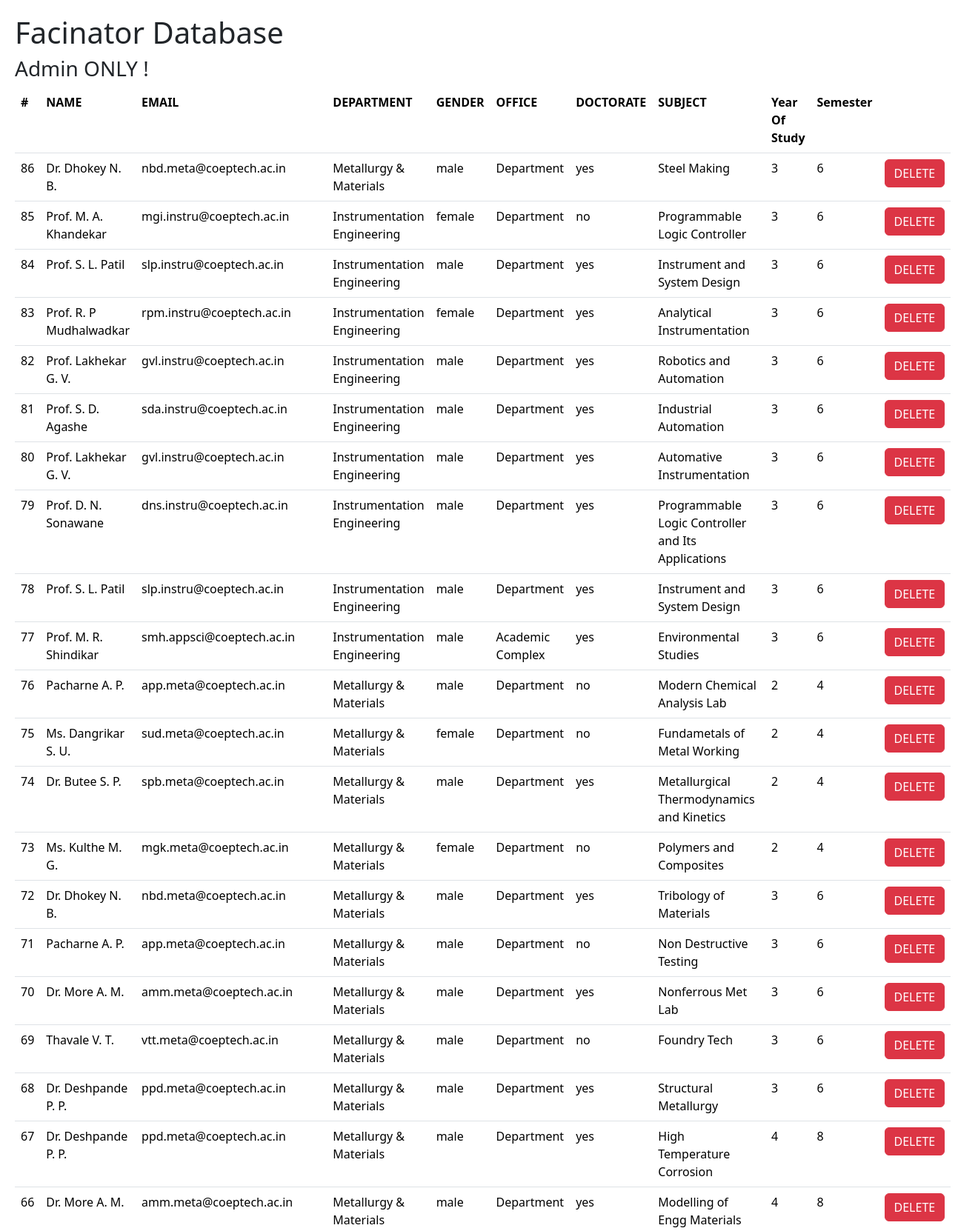
The page /admin (upper part) on the database its author committed.
### tables this page shows
CREATE TABLE admindb (
    id INTEGER PRIMARY KEY AUTOINCREMENT,
    faculty_name TEXT NOT NULL,
    faculty_email TEXT NOT NULL,
    department_name TEXT NOT NULL,
    department_id INTEGER,
    subject_id INTEGER,
    subject_name TEXT NOT NULL,
    year_of_study INTEGER NOT NULL,
    semester INTEGER NOT NULL,
    gender TEXT NOT NULL,
    doctorate TEXT NOT NULL,
    office TEXT NOT NULL
);

### app.py (the view)
@app.route("/admin")
def alldata():
    con = sqlite3.connect("facinator.db")
    cur = con.cursor()
    cur.execute("SELECT * FROM admindb")
    data = cur.fetchall();
    con.close()
    return render_template("alldata.html", data =  list(reversed(data)))

### templates/alldata.html (shortened to what this page needs)
<!DOCTYPE html>
<html lang="en">
<head>
    <link href="https://cdn.jsdelivr.net/npm/bootstrap@5.3.3/dist/css/bootstrap.min.css" rel="stylesheet">
</head>
<body>
    <h1>Facinator Database</h1>
    <h3>Admin ONLY !</h3>
    <table class="table">
        <th>#</th>
        <th>NAME</th>
        <th>EMAIL</th>
        <th>DEPARTMENT</th>
        <th>GENDER</th>
        <th>OFFICE</th>
        <th>DOCTORATE</th>
        <th>SUBJECT</th>
        <th>Year Of Study</th>
        <th>Semester</th>
        <th></th>
        {% for i in data %}
        <tr>
            <td>{{ i[0] }}</td>
            <td>{{ i[1] }}</td>
            <td>{{ i[2] }}</td>
            <td>{{ i[3] }}</td>
            <td>{{ i[9] }}</td>
            <td>{{ i[11] }}</td>
            <td>{{ i[10] }}</td>
            <td>{{ i[6] }}</td>
            <td>{{ i[7] }}</td>
            <td>{{ i[8] }}</td>
            <td><form action="{{ url_for('admin_delete') }}" method="post"><input type="text" value="{{ i[0] }}" hidden name="admin_delete"><input type="submit" class="btn btn-danger" value="DELETE"></form></td>
        </tr>
        {% endfor %}
    </table>
</body>
</html>

### templates/alldata.html (style rules this page uses)
body { padding: 20px; }

### rows shown on the page
admindb: id "86", faculty_name "Dr. Dhokey N. B.", faculty_email "nbd.meta@coeptech.ac.in", department_name "Metallurgy & Materials", gender "male", office "Department", doctorate "yes", subject_name "Steel Making", year_of_study "3", semester "6"
admindb: id "85", faculty_name "Prof. M. A. Khandekar", faculty_email "mgi.instru@coeptech.ac.in", department_name "Instrumentation Engineering", gender "female", office "Department", doctorate "no", subject_name "Programmable Logic Controller", year_of_study "3", semester "6"
admindb: id "84", faculty_name "Prof. S. L. Patil", faculty_email "slp.instru@coeptech.ac.in", department_name "Instrumentation Engineering", gender "male", office "Department", doctorate "yes", subject_name "Instrument and System Design", year_of_study "3", semester "6"
admindb: id "83", faculty_name "Prof. R. P Mudhalwadkar", faculty_email "rpm.instru@coeptech.ac.in", department_name "Instrumentation Engineering", gender "female", office "Department", doctorate "yes", subject_name "Analytical Instrumentation", year_of_study "3", semester "6"
admindb: id "82", faculty_name "Prof. Lakhekar G. V.", faculty_email "gvl.instru@coeptech.ac.in", department_name "Instrumentation Engineering", gender "male", office "Department", doctorate "yes", subject_name "Robotics and Automation", year_of_study "3", semester "6"
admindb: id "81", faculty_name "Prof. S. D. Agashe", faculty_email "sda.instru@coeptech.ac.in", department_name "Instrumentation Engineering", gender "male", office "Department", doctorate "yes", subject_name "Industrial Automation", year_of_study "3", semester "6"
admindb: id "80", faculty_name "Prof. Lakhekar G. V.", faculty_email "gvl.instru@coeptech.ac.in", department_name "Instrumentation Engineering", gender "male", office "Department", doctorate "yes", subject_name "Automative Instrumentation", year_of_study "3", semester "6"
admindb: id "79", faculty_name "Prof. D. N. Sonawane", faculty_email "dns.instru@coeptech.ac.in", department_name "Instrumentation Engineering", gender "male", office "Department", doctorate "yes", subject_name "Programmable Logic Controller and Its Applications", year_of_study "3", semester "6"
admindb: id "78", faculty_name "Prof. S. L. Patil", faculty_email "slp.instru@coeptech.ac.in", department_name "Instrumentation Engineering", gender "male", office "Department", doctorate "yes", subject_name "Instrument and System Design", year_of_study "3", semester "6"
admindb: id "77", faculty_name "Prof. M. R. Shindikar", faculty_email "smh.appsci@coeptech.ac.in", department_name "Instrumentation Engineering", gender "male", office "Academic Complex", doctorate "yes", subject_name "Environmental Studies", year_of_study "3", semester "6"
admindb: id "76", faculty_name "Pacharne A. P.", faculty_email "app.meta@coeptech.ac.in", department_name "Metallurgy & Materials", gender "male", office "Department", doctorate "no", subject_name "Modern Chemical Analysis Lab", year_of_study "2", semester "4"
admindb: id "75", faculty_name "Ms. Dangrikar S. U.", faculty_email "sud.meta@coeptech.ac.in", department_name "Metallurgy & Materials", gender "female", office "Department", doctorate "no", subject_name "Fundametals of Metal Working", year_of_study "2", semester "4"
admindb: id "74", faculty_name "Dr. Butee S. P.", faculty_email "spb.meta@coeptech.ac.in", department_name "Metallurgy & Materials", gender "male", office "Department", doctorate "yes", subject_name "Metallurgical Thermodynamics and Kinetics", year_of_study "2", semester "4"
admindb: id "73", faculty_name "Ms. Kulthe M. G.", faculty_email "mgk.meta@coeptech.ac.in", department_name "Metallurgy & Materials", gender "female", office "Department", doctorate "no", subject_name "Polymers and Composites", year_of_study "2", semester "4"
admindb: id "72", faculty_name "Dr. Dhokey N. B.", faculty_email "nbd.meta@coeptech.ac.in", department_name "Metallurgy & Materials", gender "male", office "Department", doctorate "yes", subject_name "Tribology of Materials", year_of_study "3", semester "6"
admindb: id "71", faculty_name "Pacharne A. P.", faculty_email "app.meta@coeptech.ac.in", department_name "Metallurgy & Materials", gender "male", office "Department", doctorate "no", subject_name "Non Destructive Testing", year_of_study "3", semester "6"
admindb: id "70", faculty_name "Dr. More A. M.", faculty_email "amm.meta@coeptech.ac.in", department_name "Metallurgy & Materials", gender "male", office "Department", doctorate "yes", subject_name "Nonferrous Met Lab", year_of_study "3", semester "6"
admindb: id "69", faculty_name "Thavale V. T.", faculty_email "vtt.meta@coeptech.ac.in", department_name "Metallurgy & Materials", gender "male", office "Department", doctorate "no", subject_name "Foundry Tech", year_of_study "3", semester "6"
admindb: id "68", faculty_name "Dr. Deshpande P. P.", faculty_email "ppd.meta@coeptech.ac.in", department_name "Metallurgy & Materials", gender "male", office "Department", doctorate "yes", subject_name "Structural Metallurgy", year_of_study "3", semester "6"
admindb: id "67", faculty_name "Dr. Deshpande P. P.", faculty_email "ppd.meta@coeptech.ac.in", department_name "Metallurgy & Materials", gender "male", office "Department", doctorate "yes", subject_name "High Temperature Corrosion", year_of_study "4", semester "8"
admindb: id "66", faculty_name "Dr. More A. M.", faculty_email "amm.meta@coeptech.ac.in", department_name "Metallurgy & Materials", gender "male", office "Department", doctorate "yes", subject_name "Modelling of Engg Materials", year_of_study "4", semester "8"
